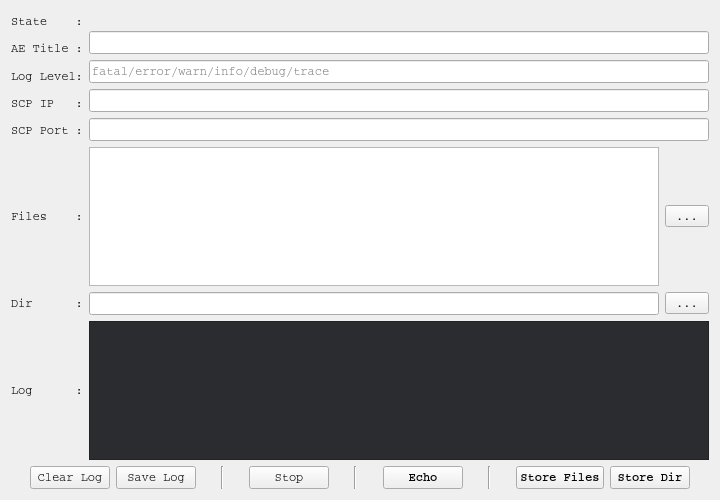
<?xml version="1.0" encoding="UTF-8"?>
<ui version="4.0">
 <class>EchoStoreSCU</class>
 <widget class="QWidget" name="EchoStoreSCU">
  <property name="geometry">
   <rect>
    <x>0</x>
    <y>0</y>
    <width>720</width>
    <height>500</height>
   </rect>
  </property>
  <property name="font">
   <font>
    <family>Courier</family>
   </font>
  </property>
  <property name="windowTitle">
   <string>EchoStoreSCU</string>
  </property>
  <layout class="QGridLayout" name="gridLayout_2">
   <item row="0" column="0">
    <layout class="QGridLayout" name="gridLayout">
     <item row="0" column="0">
      <layout class="QVBoxLayout" name="verticalLayout_2">
       <item>
        <widget class="QLabel" name="label_7">
         <property name="text">
          <string>State    :</string>
         </property>
        </widget>
       </item>
       <item>
        <widget class="QLabel" name="label">
         <property name="font">
          <font>
           <family>Courier</family>
           <weight>50</weight>
           <bold>false</bold>
          </font>
         </property>
         <property name="text">
          <string>AE Title :</string>
         </property>
        </widget>
       </item>
       <item>
        <widget class="QLabel" name="label_8">
         <property name="text">
          <string>Log Level:</string>
         </property>
        </widget>
       </item>
       <item>
        <widget class="QLabel" name="label_2">
         <property name="font">
          <font>
           <family>Courier</family>
           <weight>50</weight>
           <bold>false</bold>
          </font>
         </property>
         <property name="text">
          <string>SCP IP   :</string>
         </property>
        </widget>
       </item>
       <item>
        <widget class="QLabel" name="label_3">
         <property name="font">
          <font>
           <family>Courier</family>
           <weight>50</weight>
           <bold>false</bold>
          </font>
         </property>
         <property name="text">
          <string>SCP Port :</string>
         </property>
        </widget>
       </item>
      </layout>
     </item>
     <item row="0" column="1">
      <layout class="QVBoxLayout" name="verticalLayout_3">
       <item>
        <widget class="QLabel" name="labelState">
         <property name="text">
          <string/>
         </property>
        </widget>
       </item>
       <item>
        <widget class="QLineEdit" name="lineEditAeTitle"/>
       </item>
       <item>
        <widget class="QLineEdit" name="lineEditLogLevel">
         <property name="placeholderText">
          <string>fatal/error/warn/info/debug/trace</string>
         </property>
        </widget>
       </item>
       <item>
        <widget class="QLineEdit" name="lineEditIP"/>
       </item>
       <item>
        <widget class="QLineEdit" name="lineEditPort"/>
       </item>
      </layout>
     </item>
    </layout>
   </item>
   <item row="1" column="0">
    <layout class="QVBoxLayout" name="verticalLayout">
     <item>
      <layout class="QHBoxLayout" name="horizontalLayout_2">
       <item>
        <widget class="QLabel" name="label_4">
         <property name="font">
          <font>
           <family>Courier</family>
           <weight>50</weight>
           <bold>false</bold>
          </font>
         </property>
         <property name="text">
          <string>Files    :</string>
         </property>
        </widget>
       </item>
       <item>
        <widget class="QTextEdit" name="textEditFiles"/>
       </item>
       <item>
        <widget class="QToolButton" name="btnChooseFiles">
         <property name="text">
          <string>...</string>
         </property>
        </widget>
       </item>
      </layout>
     </item>
     <item>
      <layout class="QHBoxLayout" name="horizontalLayout_4">
       <item>
        <widget class="QLabel" name="label_5">
         <property name="font">
          <font>
           <family>Courier</family>
           <weight>50</weight>
           <bold>false</bold>
          </font>
         </property>
         <property name="text">
          <string>Dir      :</string>
         </property>
        </widget>
       </item>
       <item>
        <widget class="QLineEdit" name="lineEditDir"/>
       </item>
       <item>
        <widget class="QToolButton" name="btnChooseDir">
         <property name="text">
          <string>...</string>
         </property>
        </widget>
       </item>
      </layout>
     </item>
    </layout>
   </item>
   <item row="2" column="0">
    <layout class="QHBoxLayout" name="horizontalLayout_3">
     <item>
      <widget class="QLabel" name="label_6">
       <property name="text">
        <string>Log      :</string>
       </property>
      </widget>
     </item>
     <item>
      <widget class="QTextEdit" name="textEditConsole">
       <property name="font">
        <font>
         <family>微软雅黑</family>
        </font>
       </property>
       <property name="styleSheet">
        <string notr="true">background-color: rgb(42, 44, 47);
color: rgb(223, 223, 223);</string>
       </property>
      </widget>
     </item>
    </layout>
   </item>
   <item row="3" column="0">
    <layout class="QHBoxLayout" name="horizontalLayout">
     <item>
      <spacer name="horizontalSpacer">
       <property name="orientation">
        <enum>Qt::Horizontal</enum>
       </property>
       <property name="sizeHint" stdset="0">
        <size>
         <width>40</width>
         <height>20</height>
        </size>
       </property>
      </spacer>
     </item>
     <item>
      <widget class="QPushButton" name="btnClearOutput">
       <property name="font">
        <font>
         <family>Courier</family>
         <weight>50</weight>
         <bold>false</bold>
        </font>
       </property>
       <property name="text">
        <string>Clear Log</string>
       </property>
      </widget>
     </item>
     <item>
      <widget class="QPushButton" name="btnSaveOuputToFile">
       <property name="font">
        <font>
         <family>Courier</family>
         <weight>50</weight>
         <bold>false</bold>
        </font>
       </property>
       <property name="text">
        <string>Save Log</string>
       </property>
      </widget>
     </item>
     <item>
      <spacer name="horizontalSpacer_2">
       <property name="orientation">
        <enum>Qt::Horizontal</enum>
       </property>
       <property name="sizeHint" stdset="0">
        <size>
         <width>40</width>
         <height>20</height>
        </size>
       </property>
      </spacer>
     </item>
     <item>
      <widget class="Line" name="line_3">
       <property name="orientation">
        <enum>Qt::Vertical</enum>
       </property>
      </widget>
     </item>
     <item>
      <spacer name="horizontalSpacer_7">
       <property name="orientation">
        <enum>Qt::Horizontal</enum>
       </property>
       <property name="sizeHint" stdset="0">
        <size>
         <width>40</width>
         <height>20</height>
        </size>
       </property>
      </spacer>
     </item>
     <item>
      <widget class="QPushButton" name="btnStop">
       <property name="text">
        <string>Stop</string>
       </property>
      </widget>
     </item>
     <item>
      <spacer name="horizontalSpacer_8">
       <property name="orientation">
        <enum>Qt::Horizontal</enum>
       </property>
       <property name="sizeHint" stdset="0">
        <size>
         <width>40</width>
         <height>20</height>
        </size>
       </property>
      </spacer>
     </item>
     <item>
      <widget class="Line" name="line">
       <property name="orientation">
        <enum>Qt::Vertical</enum>
       </property>
      </widget>
     </item>
     <item>
      <spacer name="horizontalSpacer_4">
       <property name="orientation">
        <enum>Qt::Horizontal</enum>
       </property>
       <property name="sizeHint" stdset="0">
        <size>
         <width>40</width>
         <height>20</height>
        </size>
       </property>
      </spacer>
     </item>
     <item>
      <widget class="QPushButton" name="btnEcho">
       <property name="font">
        <font>
         <family>Courier</family>
         <weight>75</weight>
         <bold>true</bold>
        </font>
       </property>
       <property name="text">
        <string>Echo</string>
       </property>
      </widget>
     </item>
     <item>
      <spacer name="horizontalSpacer_5">
       <property name="orientation">
        <enum>Qt::Horizontal</enum>
       </property>
       <property name="sizeHint" stdset="0">
        <size>
         <width>40</width>
         <height>20</height>
        </size>
       </property>
      </spacer>
     </item>
     <item>
      <widget class="Line" name="line_2">
       <property name="orientation">
        <enum>Qt::Vertical</enum>
       </property>
      </widget>
     </item>
     <item>
      <spacer name="horizontalSpacer_3">
       <property name="orientation">
        <enum>Qt::Horizontal</enum>
       </property>
       <property name="sizeHint" stdset="0">
        <size>
         <width>40</width>
         <height>20</height>
        </size>
       </property>
      </spacer>
     </item>
     <item>
      <widget class="QPushButton" name="btnStoreFiles">
       <property name="font">
        <font>
         <family>Courier</family>
         <weight>75</weight>
         <bold>true</bold>
        </font>
       </property>
       <property name="styleSheet">
        <string notr="true"/>
       </property>
       <property name="text">
        <string>Store Files</string>
       </property>
      </widget>
     </item>
     <item>
      <widget class="QPushButton" name="btnStoreDir">
       <property name="font">
        <font>
         <family>Courier</family>
         <weight>75</weight>
         <bold>true</bold>
        </font>
       </property>
       <property name="text">
        <string>Store Dir</string>
       </property>
      </widget>
     </item>
     <item>
      <spacer name="horizontalSpacer_6">
       <property name="orientation">
        <enum>Qt::Horizontal</enum>
       </property>
       <property name="sizeHint" stdset="0">
        <size>
         <width>40</width>
         <height>20</height>
        </size>
       </property>
      </spacer>
     </item>
    </layout>
   </item>
  </layout>
 </widget>
 <layoutdefault spacing="6" margin="11"/>
 <resources/>
 <connections/>
</ui>
